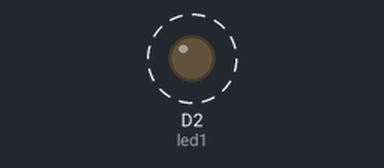
Bench run of a sketch on a simulated ESP8266 (NodeMCU). Shown: output pins drawn as LEDs (lit = HIGH). Dashed ring = blinking.

Above: at 0.07 s.
Timing chart, 0 to 3.0 s (numbered marks = the images above):
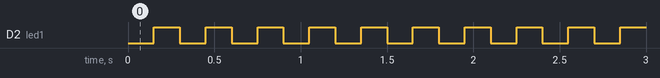

The sketch:

WebConnectedServo.ino
```cpp
// -----------------------------------
// Controlling Servo over the Internet
// -----------------------------------

int led1 = D2;

void setup()
{
  pinMode(led1, OUTPUT);
}

void loop()
{
  delay(150);                       // waits 15ms for the servo to reach the position
  digitalWrite(led1, HIGH);
  delay(150);                       // waits 15ms for the servo to reach the position
  digitalWrite(led1, LOW);
}
```

Measured:
- by itself, D2 (led1): alternates HIGH for 0.15 s and LOW for 0.15 s
